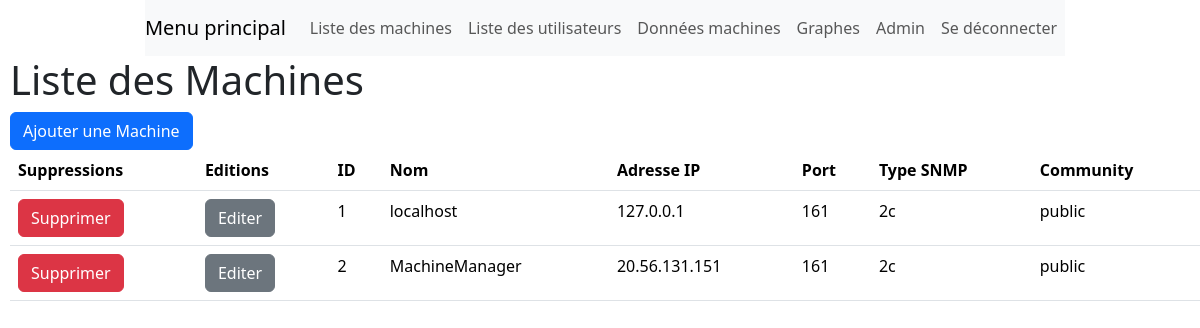
The page /menu_principal/machines (signed in) on the database its author committed.
### configuration/models.py (models this page shows)
class Machine(models.Model):
    name = models.CharField(max_length=255)
    IPAdresse = models.GenericIPAddressField()
    port = models.IntegerField(default=161)
    SNMP_CHOICES = [
        ('1', 'Version 1'),
        ('2c', 'Version 2c'),
        ('3', 'Version 3')
    ]
    SNMPType = models.CharField(max_length=3, choices=SNMP_CHOICES, default='1')
    Community = models.CharField(max_length=255, default=None)

### configuration/views.py (the view)
# urls.py: path('machines', views.liste_machines, name='liste_machines'),
@login_required
def liste_machines(request):
    machines = Machine.objects.all()
    return render(request, 'liste_machines.html', {'machines': machines})

### configuration/templates/liste_machines.html (shortened to what this page needs)
{% include 'template.html' %}
<!DOCTYPE html>
<html lang="fr">
<head>
</head>
<body>
    <h1>Liste des Machines</h1>
    <a class="btn btn-primary" href="{% url 'add_machine' %}">Ajouter une Machine</a></li>
    <table class="table">
        <thead>
            <tr>
                <th>Suppressions</th>
                <th>Editions</th>
                <th>ID</th>
                <th>Nom</th>
                <th>Adresse IP</th>
                <th>Port</th>
                <th>Type SNMP</th>
                <th>Community</th>
            </tr>
        </thead>
        <tbody>
            {% for machine in machines %}
            <tr>
                <td><a class="btn btn-danger" href="{% url 'delete_machine' machine.id %}">Supprimer</a></td>
                <td><a class="btn btn-secondary" href="{% url 'edit_machine' machine.id %}">Editer</a></td>
                <td>{{ machine.id }}</td>
                <td>{{ machine.name }}</td>
                <td>{{ machine.IPAdresse }}</td>
                <td>{{ machine.port }}</td>
                <td>{{ machine.SNMPType }}</td>
                <td>{{ machine.Community }}</td>
            </tr>
            {% endfor %}
        </tbody>
    </table>
</body>
</html>

### configuration/templates/template.html (shortened to what this page needs)
<!DOCTYPE html>
<html lang="fr">
<head>
    <link href="https://cdn.jsdelivr.net/npm/bootstrap@5.3.2/dist/css/bootstrap.min.css" rel="stylesheet">
</head>
<div class="container">
    <nav class="navbar navbar-expand-lg navbar-light bg-light">
      <a class="navbar-brand" href="{% url 'index' %}">Menu principal</a>
      <div class="collapse navbar-collapse" id="navbarNavDropdown">
        <ul class="navbar-nav">
          <li class="nav-item active">
            <a class="nav-link" href="{% url 'liste_machines' %}">Liste des machines </a>
          </li>
          <li class="nav-item">
            <a class="nav-link" href="{% url 'liste_users' %}">Liste des utilisateurs</a>
          </li>
          <li class="nav-item">
            <a class="nav-link" href="{% url 'donnees_machines' %}">Données machines</a>
          </li>
          <li class="nav-item">
            <a class="nav-link" href="{% url 'donnees_machines' %}">Graphes</a>
          </li>
          <li class="nav-item">
            <a class="nav-link" href="{% url 'admin:index' %}">Admin</a>
          </li>
          <li class="nav-item">
            <a class="nav-link" href="{% url 'logout_user' %}">Se déconnecter</a>
          </li>
        </ul>
      </div>
    </nav>
</div>

### configuration/templates/template.html (style rules this page uses)
.container { display: flex; justify-content: center }
body { margin-left: 10px; }

### rows shown on the page
Machine: id "1", name "localhost", IPAdresse "127.0.0.1", port "161", SNMPType "2c", Community "public"
Machine: id "2", name "MachineManager", IPAdresse "20.56.131.151", port "161", SNMPType "2c", Community "public"
